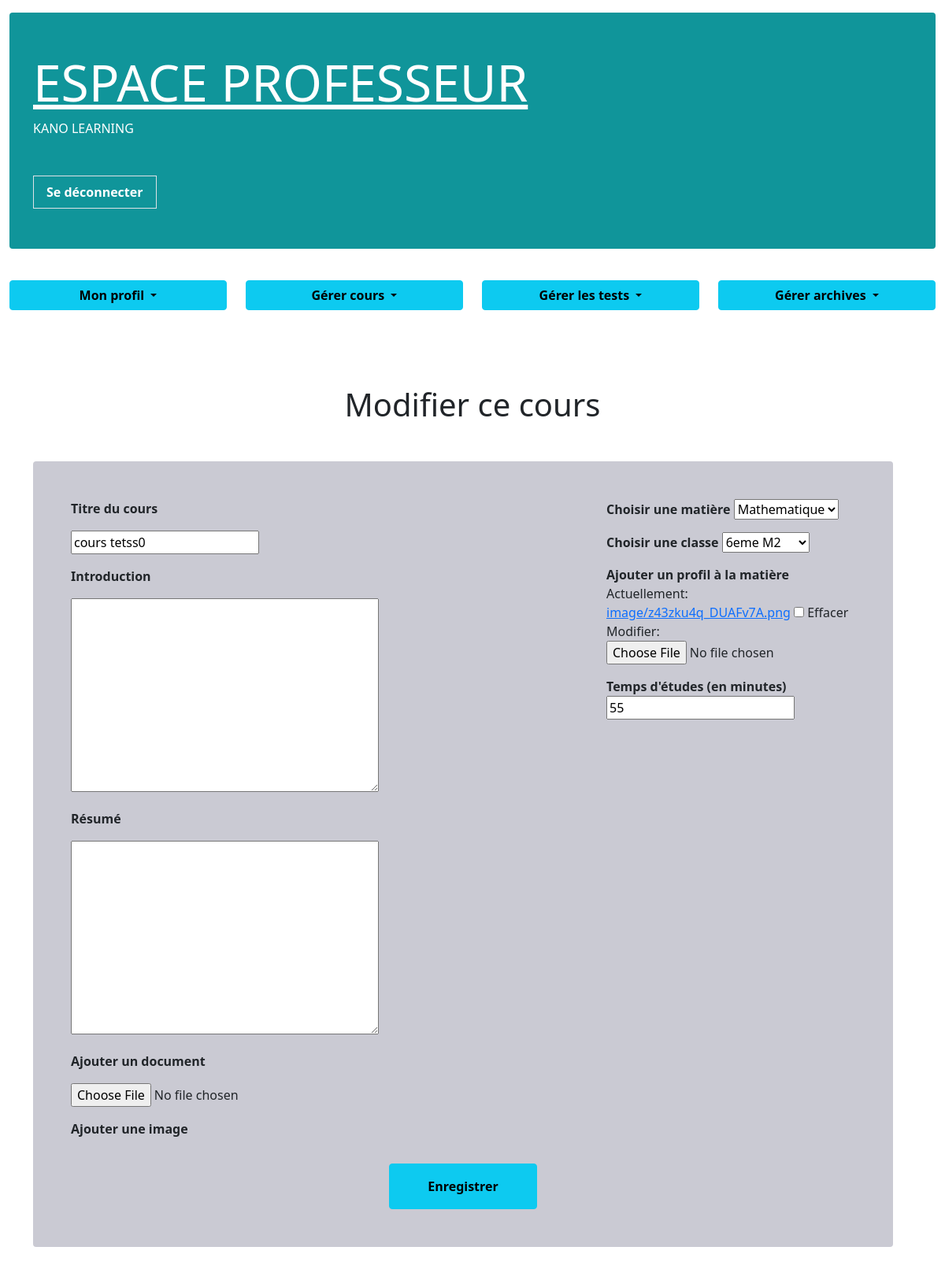
Screenshot of /modifier_cours/14/ (signed in) with the database file from the repository.
### home/models.py (models this page shows, shortened)
class Cours(models.Model):
    titre = models.CharField(max_length=255)
    profil_cours = models.ImageField(upload_to='image', null=True, blank=True)
    intoduction = models.TextField(null=True, blank=True)
    resume = models.TextField(null=True, blank=True)
    document = models.FileField(upload_to='documents/', null=True, blank=True)
    choix_matiere = models.ForeignKey ('Matiere', on_delete=models.CASCADE)
    choix_classe = models.ForeignKey ('Classe', on_delete=models.CASCADE)
    Date_creation = models.DateTimeField(auto_now_add=True)  # Date et heure de création
    Date_modif = models.DateTimeField(auto_now=True)  # Date et heure de mise à jour
    temps_etudes = models.IntegerField()

### home/views.py (the view)
# urls.py: path('modifier_cours/<int:id>/',views.modifier_cours, name="modifier_cours"),
@login_required(login_url='/index_prof/')
def modifier_cours(request, id):
    cours = get_object_or_404(Cours, id=id)
    classes = Classe.objects.all()
    matiere = Matiere.objects.all()
    if request.method == "POST":
        form = Creer_Cours(request.POST, request.FILES, instance=cours)
        if form.is_valid():
            titre = form.cleaned_data["titre"]
            if Cours.objects.filter(titre=titre).exists():
                messages.error(request, "Ce cours existe déjà!")
            else:
                form.save()
                messages.success(request, "Cours modifier avec succes!")
            return redirect("matiere_prof")
    else:
        form = Creer_Cours(instance=cours)
    context = {"classe": classes, "matiere": matiere, "cours": cours, "form": form}
    return render(request, "home/professeur/modifier_cours.html", context)

### home/forms.py
class Creer_Cours(forms.ModelForm):
    class Meta:
        model = Cours
        fields = '__all__'

### home/models.py (called while the page is built)
    def __str__(self):
        return self.nom_Classe

    def __str__(self):
        return self.nom_matiere

### home/templates/home/professeur/modifier_cours.html (shortened to what this page needs)
{% extends 'home/professeur/prof_base.html' %}
{% block content %}
  {% load static %}
  <div class="container-fluid py-5">
    <div class="container py-5">
      <div class="text-center mb-5">
        <h1>Modifier ce cours</h1>
      </div>
      <div class="row justify-content-center text-dark w-100">
        <div class="col-lg-12">
          <div class="contact-form rounded p-5" style="background-color: rgb(202, 202, 211);">
            <form method="POST" enctype="multipart/form-data">
              <div class="row">
                <div class="control-group col-8">
                  <p>
                    <label for="titre"><b>Titre du cours</b></label>
                  </p>
                  <p>{{ form.titre }}</p>
                  <p>
                    <label for="intoduction"><b>Introduction</b></label>
                  </p>
                  <p>{{ form.intoduction }}</p>
                  <p>
                    <label for="resume"><b>Résumé</b></label>
                  </p>
                  <p>{{ form.resume }}</p>
                  <p>
                    <label for="doc"><b>Ajouter un document</b></label>
                  </p>
                  <p>{{ form.document }}</p>
                  <p>
                    <label for="fichier"><b>Ajouter une image</b></label>
                  </p>
                </div>
                <div class="control-group col-4">
                  <p>
                    <label for="choix_matiere"><b>Choisir une matière</b></label>
                    {{ form.choix_matiere }}
                  </p>
                  <p><label for="choix_classe"><b>Choisir une classe</b></label>
                    {{ form.choix_classe }}</p>
                  <p><label for="profil_cours"><b>Ajouter un profil à la matière</b></label>
                    {{ form.profil_cours }}</p>
                  <p><label for="temps_etudes"><b>Temps d'études (en minutes)</b></label>
                    {{ form.temps_etudes }}</p>
                </div>
              </div>
              <div class="text-center">
                <button class="btn btn-info py-3 px-5 mt-3" type="submit"><b>Enregistrer</b></button>
              </div>
            </form>
          </div>
        </div>
      </div>
    </div>
  </div>
{% endblock %}

### rows the page displays
Cours: titre "cours tetss0", choix_matiere "Mathematique", choix_classe "6eme M2", temps_etudes "55"
